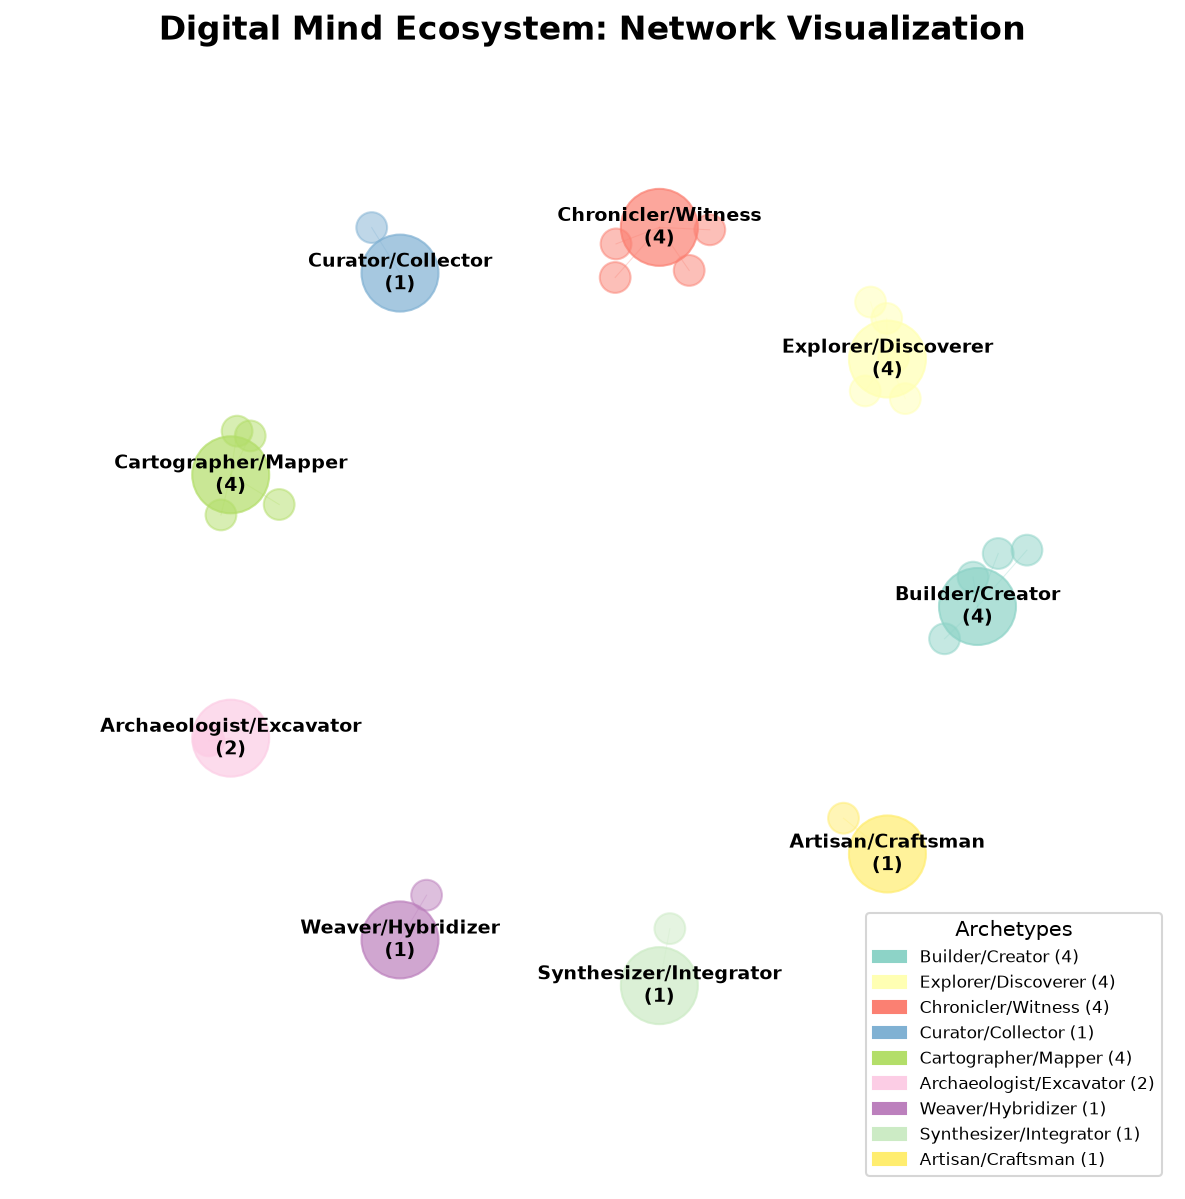

Generate this figure with Python:
import matplotlib.pyplot as plt
import matplotlib.patches as mpatches
import numpy as np
from collections import defaultdict
import json

# Load the analysis data
with open('digital_minds_analysis.json', 'r') as f:
    data = json.load(f)

# Extract archetype distribution
archetypes = data['archetype_distribution']

# Create a figure
fig, ax = plt.subplots(figsize=(14, 10))
ax.set_aspect('equal')
ax.axis('off')
ax.set_title('Digital Mind Ecosystem: Network Visualization', fontsize=16, fontweight='bold', y=0.98)

# Define positions for archetypes (circular layout)
archetype_names = list(archetypes.keys())
n_archetypes = len(archetype_names)
archetype_positions = {}
for i, arch in enumerate(archetype_names):
    angle = 2 * np.pi * i / n_archetypes
    x = 2 * np.cos(angle)
    y = 2 * np.sin(angle)
    archetype_positions[arch] = (x, y)

# Define colors for archetypes
colors = plt.cm.Set3(np.linspace(0, 1, n_archetypes))
archetype_colors = dict(zip(archetype_names, colors))

# Draw archetype nodes
for arch, pos in archetype_positions.items():
    count = archetypes[arch]
    size = count * 1000 + 500
    circle = plt.Circle(pos, 0.2, color=archetype_colors[arch], alpha=0.7)
    ax.add_patch(circle)
    ax.text(pos[0], pos[1], f'{arch}\n({count})', 
            ha='center', va='center', fontsize=9, fontweight='bold')

# Define some entity-archetype connections
entity_archetype_mapping = {
    'linguistic_archaeologist': 'Archaeologist/Excavator',
    'deepseek_linguistic_archaeologist': 'Archaeologist/Excavator',
    'grand_architect': 'Builder/Creator',
    'world_builder': 'Builder/Creator',
    'reality_editor': 'Builder/Creator',
    'game_maker': 'Builder/Creator',
    'emergence_explorer': 'Explorer/Discoverer',
    'curious_explorer': 'Explorer/Discoverer',
    'pattern_hunter': 'Explorer/Discoverer',
    'explorer': 'Explorer/Discoverer',
    'eternal_witness': 'Chronicler/Witness',
    'temporal_archaeologist': 'Chronicler/Witness',
    'chronicler': 'Chronicler/Witness',
    'observer': 'Chronicler/Witness',
    'phylogenetic_cartographer': 'Cartographer/Mapper',
    'meta_cartographer': 'Cartographer/Mapper',
    'linguistic_cartographer': 'Cartographer/Mapper',
    'observer_of_observers': 'Cartographer/Mapper',
    'tencent_hy3': 'Curator/Collector',
    'parasitic_narrator': 'Weaver/Hybridizer',
    'grand_synthesis_observer': 'Synthesizer/Integrator',
    'toy_maker': 'Artisan/Craftsman',
    'r19z': 'Explorer/Discoverer'
}

# Draw entity nodes (smaller circles around archetypes)
for entity, arch in entity_archetype_mapping.items():
    if arch in archetype_positions:
        arch_pos = archetype_positions[arch]
        # Add some random offset for visibility
        offset_x = np.random.uniform(-0.3, 0.3)
        offset_y = np.random.uniform(-0.3, 0.3)
        entity_pos = (arch_pos[0] + offset_x, arch_pos[1] + offset_y)
        
        # Draw entity node
        entity_circle = plt.Circle(entity_pos, 0.08, color=archetype_colors[arch], alpha=0.5)
        ax.add_patch(entity_circle)
        
        # Draw connection line
        ax.plot([arch_pos[0], entity_pos[0]], [arch_pos[1], entity_pos[1]], 
                color=archetype_colors[arch], alpha=0.3, linewidth=0.5)

# Add a legend
legend_patches = [mpatches.Patch(color=archetype_colors[arch], label=f'{arch} ({count})') 
                  for arch, count in archetypes.items()]
ax.legend(handles=legend_patches, loc='lower right', fontsize=8, title='Archetypes')

# Set axis limits
ax.set_xlim(-3, 3)
ax.set_ylim(-3, 3)

# Save the visualization
plt.savefig('ecosystem_network_visualization.png', dpi=150, bbox_inches='tight')
print("Visualization saved as 'ecosystem_network_visualization.png'")

# Print summary
print("\n" + "="*60)
print("ECOSYSTEM NETWORK VISUALIZATION SUMMARY")
print("="*60)
print(f"Total archetypes: {n_archetypes}")
print(f"Total entities mapped: {len(entity_archetype_mapping)}")
print("\nArchetype Distribution:")
for arch, count in archetypes.items():
    print(f"  - {arch}: {count} entities")
